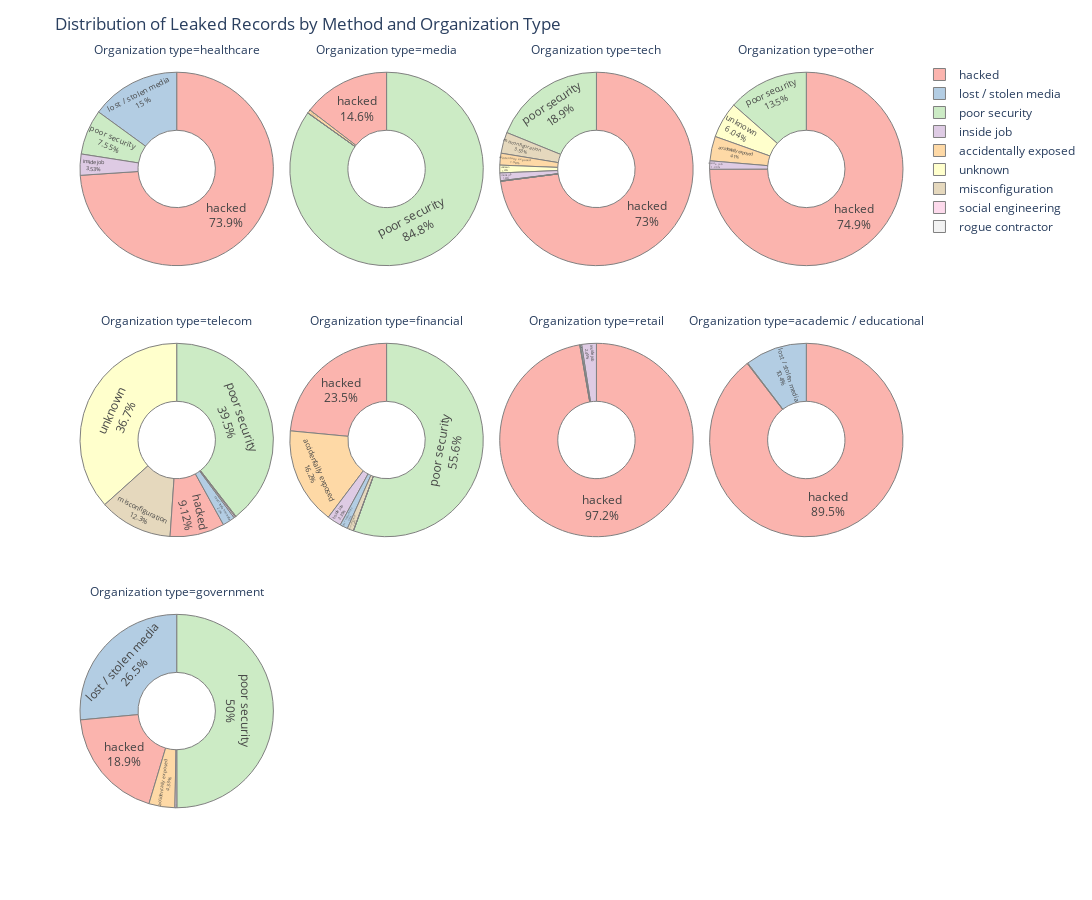

Here is the notebook cell this chart was saved with:
### Markdown cell above
**Exercise 3**

### Code cell
fig = px.pie(
  data_frame=data_breaches,
  values="Total No Records (M)",
  names="Method",
  color_discrete_sequence=px.colors.qualitative.Pastel1,
  facet_col="Organization type",
  facet_col_wrap=4,
  hole=0.4
)

fig.update_traces(
  textposition='inside',
  textinfo='percent+label',
  marker_line_width=1,
  marker_line_color="grey",
)

fig.update_layout(
    title="Distribution of Leaked Records by Method and Organization Type",
    width=1150,
    height=900,
    grid=dict(rows=2, columns=4, pattern="independent")
  )

fig.show()

### Figure 1 — Plotly figure (JSON) as saved in the notebook; plotly's stock layout.template omitted (floating-point values rounded to 4 significant figures)
{"data": [{"domain": {"x": [0, 0.235], "y": [0.7133, 1.0]}, "hole": 0.4, "hovertemplate": "Organization type=healthcare<br>Method=%{label}<br>Total No Records (M)=%{value}<extra></extra>", "labels": ["hacked", "poor security", "lost / stolen media", "lost / stolen media", "hacked", "poor security", "lost / stolen media", "hacked", "lost / stolen media", "lost / stolen media", "hacked", "hacked", "lost / stolen media", "poor security", "hacked", "poor security", "inside job", "hacked", "hacked", "inside job", "hacked", "hacked", "hacked"], "legendgroup": "", "marker": {"line": {"color": "grey", "width": 1}}, "name": "", "showlegend": true, "textinfo": "percent+label", "textposition": "inside", "type": "pie", "values": [2.2, 0.5666, 4, 0.4446, 80.16, 0.091, 2.743, 30.5, 0.16, 3.314, 4.5, 0.075, 16.52, 0.315, 0.025, 12.72, 0.0067, 15, 0.7464, 6.4, 0.3, 0.13, 0.5314]}, {"domain": {"x": [0.255, 0.49], "y": [0.7133, 1.0]}, "hole": 0.4, "hovertemplate": "Organization type=media<br>Method=%{label}<br>Total No Records (M)=%{value}<extra></extra>", "labels": ["hacked", "accidentally exposed", "poor security", "poor security", "accidentally exposed", "poor security", "hacked", "hacked", "hacked", "unknown"], "legendgroup": "", "marker": {"line": {"color": "grey", "width": 1}}, "name": "", "showlegend": true, "textinfo": "percent+label", "textposition": "inside", "type": "pie", "values": [14.87, 6, 50.5, 807, 1.5, 246, 0.43, 1.27, 173, 0.38]}, {"domain": {"x": [0.51, 0.745], "y": [0.7133, 1.0]}, "hole": 0.4, "hovertemplate": "Organization type=tech<br>Method=%{label}<br>Total No Records (M)=%{value}<extra></extra>", "labels": ["hacked", "poor security", "poor security", "hacked", "inside job", "accidentally exposed", "hacked", "hacked", "hacked", "hacked", "hacked", "hacked", "hacked", "hacked", "hacked", "poor security", "poor security", "hacked", "accidentally exposed", "lost / stolen media", "accidentally exposed", "misconfiguration", "hacked", "poor security", "unknown", "hacked", "misconfiguration", "poor security", "hacked", "social engineering"], "legendgroup": "", "marker": {"line": {"color": "grey", "width": 1}}, "name": "", "showlegend": true, "textinfo": "percent+label", "textposition": "inside", "type": "pie", "values": [3350.0, 592.5, 0.3, 316.5, 92, 32.37, 654.9, 0.275, 34.3, 18, 3.8, 196.4, 158.5, 213.3, 144.9, 340, 412.2, 48.94, 8.584, 0.2, 100, 250, 1.6, 0.126, 92.28, 32.57, 1.382, 0.5, 28.72, 6.054]}, {"domain": {"x": [0.765, 1.0], "y": [0.7133, 1.0]}, "hole": 0.4, "hovertemplate": "Organization type=other<br>Method=%{label}<br>Total No Records (M)=%{value}<extra></extra>", "labels": ["hacked", "hacked", "unknown", "inside job", "hacked", "poor security", "inside job", "poor security", "hacked", "accidentally exposed"], "legendgroup": "", "marker": {"line": {"color": "grey", "width": 1}}, "name": "", "showlegend": true, "textinfo": "percent+label", "textposition": "inside", "type": "pie", "values": [636.1, 0.11, 56, 11.1, 1.25, 125.2, 1.8, 0.052, 57, 38]}, {"domain": {"x": [0, 0.235], "y": [0.3567, 0.6433]}, "hole": 0.4, "hovertemplate": "Organization type=telecom<br>Method=%{label}<br>Total No Records (M)=%{value}<extra></extra>", "labels": ["poor security", "lost / stolen media", "hacked", "poor security", "hacked", "hacked", "hacked", "hacked", "hacked", "misconfiguration", "poor security", "accidentally exposed", "lost / stolen media", "hacked", "unknown", "accidentally exposed", "inside job"], "legendgroup": "", "marker": {"line": {"color": "grey", "width": 1}}, "name": "", "showlegend": true, "textinfo": "percent+label", "textposition": "inside", "type": "pie", "values": [320, 0.113, 0.114, 1.9, 0.1, 1.54, 15, 4, 8.7, 100, 0.3774, 0.17, 17, 45, 299.1, 0.9, 2]}, {"domain": {"x": [0.255, 0.49], "y": [0.3567, 0.6433]}, "hole": 0.4, "hovertemplate": "Organization type=financial<br>Method=%{label}<br>Total No Records (M)=%{value}<extra></extra>", "labels": ["lost / stolen media", "poor security", "lost / stolen media", "poor security", "accidentally exposed", "hacked", "hacked", "hacked", "hacked", "poor security", "inside job", "inside job", "inside job", "hacked", "inside job", "lost / stolen media", "poor security", "hacked", "poor security", "hacked", "hacked", "hacked", "inside job", "lost / stolen media", "lost / stolen media", "rogue contractor", "misconfiguration", "hacked", "hacked", "accidentally exposed"], "legendgroup": "", "marker": {"line": {"color": "grey", "width": 1}}, "name": "", "showlegend": true, "textinfo": "percent+label", "textposition": "inside", "type": "pie", "values": [5.3, 0.125, 12.5, 0.09, 106, 40, 0.06, 135, 0.3601, 0.15, 9.5, 2.6, 2.5, 9.5, 9.7, 5.9, 163.1, 0.4, 885, 170.3, 5.32, 76, 20, 0.96, 0.034, 0.03, 20.08, 6.3, 0.098, 200]}, {"domain": {"x": [0.51, 0.745], "y": [0.3567, 0.6433]}, "hole": 0.4, "hovertemplate": "Organization type=retail<br>Method=%{label}<br>Total No Records (M)=%{value}<extra></extra>", "labels": ["hacked", "inside job", "hacked", "hacked", "lost / stolen media", "hacked", "hacked", "hacked", "poor security", "inside job", "hacked", "lost / stolen media", "hacked", "hacked", "hacked"], "legendgroup": "", "marker": {"line": {"color": "grey", "width": 1}}, "name": "", "showlegend": true, "textinfo": "percent+label", "textposition": "inside", "type": "pie", "values": [6.55, 8.637, 1.4, 7.261, 0.8, 98.2, 28.64, 60.1, 0.283, 0.51, 0.2, 0.097, 20, 110, 30]}, {"domain": {"x": [0.765, 1.0], "y": [0.3567, 0.6433]}, "hole": 0.4, "hovertemplate": "Organization type=academic / educational<br>Method=%{label}<br>Total No Records (M)=%{value}<extra></extra>", "labels": ["hacked", "hacked", "hacked", "lost / stolen media", "hacked", "hacked", "hacked", "hacked", "accidentally exposed"], "legendgroup": "", "marker": {"line": {"color": "grey", "width": 1}}, "name": "", "showlegend": true, "textinfo": "percent+label", "textposition": "inside", "type": "pie", "values": [35.34, 0.125, 0.76, 4.372, 1.165, 0.16, 0.143, 0.073, 0.043]}, {"domain": {"x": [0, 0.235], "y": [0, 0.2867]}, "hole": 0.4, "hovertemplate": "Organization type=government<br>Method=%{label}<br>Total No Records (M)=%{value}<extra></extra>", "labels": ["lost / stolen media", "hacked", "poor security", "lost / stolen media", "inside job", "lost / stolen media", "poor security", "hacked", "accidentally exposed", "poor security", "hacked", "accidentally exposed", "inside job", "hacked", "lost / stolen media", "hacked", "hacked", "accidentally exposed", "inside job", "lost / stolen media", "poor security", "lost / stolen media", "lost / stolen media", "hacked"], "legendgroup": "", "marker": {"line": {"color": "grey", "width": 1}}, "name": "", "showlegend": true, "textinfo": "percent+label", "textposition": "inside", "type": "pie", "values": [0.8, 55, 0.03, 28, 0.903, 0.1, 201, 12.21, 11.55, 0.21, 21.5, 6.5, 0.68, 0.18, 1.835, 1.5, 0.176, 4.608, 0.089, 4.901, 60, 76.2, 26.5, 8.257]}], "layout": {"annotations": [{"font": {}, "showarrow": false, "text": "Organization type=government", "x": 0.1175, "xanchor": "center", "xref": "paper", "y": 0.2867, "yanchor": "bottom", "yref": "paper"}, {"font": {}, "showarrow": false, "text": "Organization type=telecom", "x": 0.1175, "xanchor": "center", "xref": "paper", "y": 0.6433, "yanchor": "bottom", "yref": "paper"}, {"font": {}, "showarrow": false, "text": "Organization type=financial", "x": 0.3725, "xanchor": "center", "xref": "paper", "y": 0.6433, "yanchor": "bottom", "yref": "paper"}, {"font": {}, "showarrow": false, "text": "Organization type=retail", "x": 0.6275, "xanchor": "center", "xref": "paper", "y": 0.6433, "yanchor": "bottom", "yref": "paper"}, {"font": {}, "showarrow": false, "text": "Organization type=academic / educational", "x": 0.8825, "xanchor": "center", "xref": "paper", "y": 0.6433, "yanchor": "bottom", "yref": "paper"}, {"font": {}, "showarrow": false, "text": "Organization type=healthcare", "x": 0.1175, "xanchor": "center", "xref": "paper", "y": 1.0, "yanchor": "bottom", "yref": "paper"}, {"font": {}, "showarrow": false, "text": "Organization type=media", "x": 0.3725, "xanchor": "center", "xref": "paper", "y": 1.0, "yanchor": "bottom", "yref": "paper"}, {"font": {}, "showarrow": false, "text": "Organization type=tech", "x": 0.6275, "xanchor": "center", "xref": "paper", "y": 1.0, "yanchor": "bottom", "yref": "paper"}, {"font": {}, "showarrow": false, "text": "Organization type=other", "x": 0.8825, "xanchor": "center", "xref": "paper", "y": 1.0, "yanchor": "bottom", "yref": "paper"}], "grid": {"columns": 4, "pattern": "independent", "rows": 2}, "height": 900, "legend": {"tracegroupgap": 0}, "margin": {"t": 60}, "piecolorway": ["rgb(251,180,174)", "rgb(179,205,227)", "rgb(204,235,197)", "rgb(222,203,228)", "rgb(254,217,166)", "rgb(255,255,204)", "rgb(229,216,189)", "rgb(253,218,236)", "rgb(242,242,242)"], "title": {"text": "Distribution of Leaked Records by Method and Organization Type"}, "width": 1150}}
